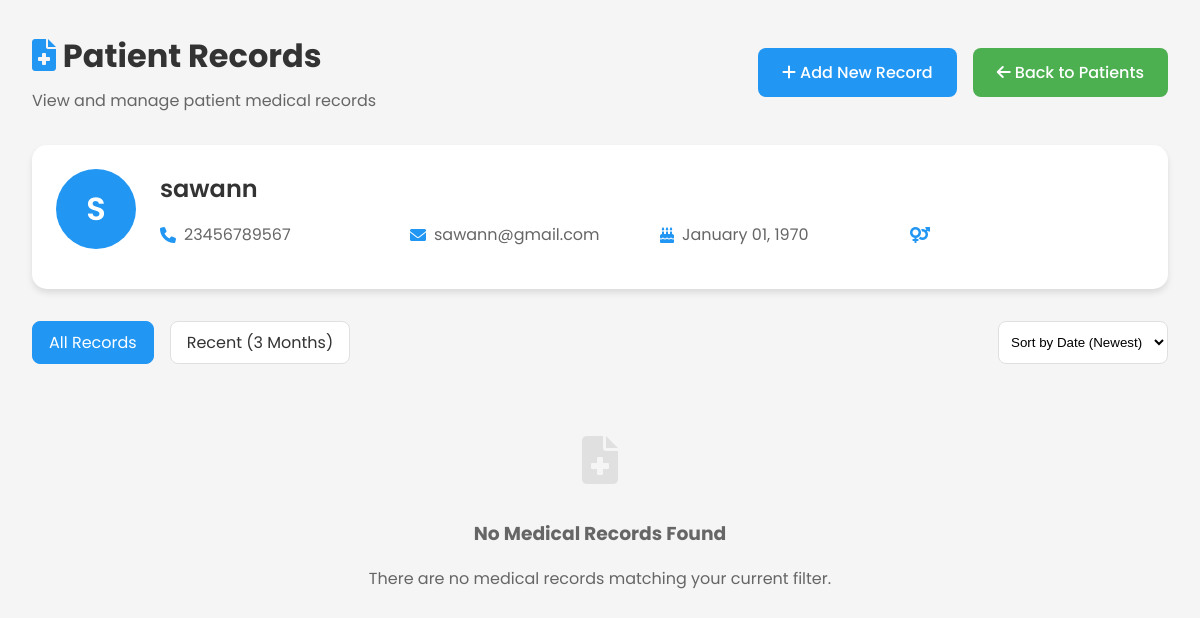
/patient_records.php?id=8 (signed in), run on the app's committed database.
### tables this page shows
CREATE TABLE `patients` (
  `patient_id` int(11) NOT NULL,
  `full_name` varchar(100) NOT NULL,
  `email` varchar(100) NOT NULL,
  `password` varchar(255) NOT NULL,
  `phone` varchar(20) DEFAULT NULL,
  `date_of_birth` date DEFAULT NULL,
  `gender` enum('Male','Female','Other') DEFAULT NULL,
  `address` text DEFAULT NULL,
  `created_at` timestamp NULL DEFAULT current_timestamp(),
  `profile_image` varchar(255) DEFAULT NULL
);

### patient_records.php (the view, shortened to what this page needs)
<?php
require_once 'includes/db_connect.php';
$patient_id = isset($_GET['id']) ? (int)$_GET['id'] : 0;
$patient = null;
$medical_records = [];
$filter = isset($_GET['filter']) ? $_GET['filter'] : 'all';
$sort = isset($_GET['sort']) ? $_GET['sort'] : 'date_desc';
try {
    $stmt = $con->prepare("SELECT * FROM patients WHERE patient_id = ?");
    $stmt->bind_param("i", $patient_id);
    $stmt->execute();
    $patient = $stmt->get_result()->fetch_assoc();
    $query = "SELECT mr.*, d.full_name as doctor_name
              FROM medical_records mr
              JOIN doctors d ON mr.doctor_id = d.doctor_id
              WHERE mr.patient_id = ?";
    switch ($sort) {
        case 'date_desc':
            $query .= " ORDER BY mr.record_date DESC";
            break;
    }
    $stmt = $con->prepare($query);
    $stmt->bind_param("i", $patient_id);
    $stmt->execute();
    $medical_records = $stmt->get_result()->fetch_all(MYSQLI_ASSOC);
} catch (Exception $e) {
    $error = "Error: " . $e->getMessage();
    error_log("Error in patient_records.php: " . $e->getMessage());
}
?>
<!DOCTYPE html>
<html lang="en">
<head>
    <link rel="stylesheet" href="https://cdnjs.cloudflare.com/ajax/libs/font-awesome/6.0.0/css/all.min.css">
</head>
<body>
    <div class="container">
        <div class="header">
            <div>
                <h1 style="margin: 0;">
                    <i class="fas fa-file-medical" style="color: var(--primary-color);"></i>
                    Patient Records
                </h1>
                <p style="margin: 0.5rem 0 0; color: var(--light-text);">
                    View and manage patient medical records
                </p>
            </div>
            <div style="display: flex; gap: 1rem;">
                <a href="add_medical_record.php?patient_id=<?php echo $patient_id; ?>" class="btn btn-primary">
                    <i class="fas fa-plus"></i> Add New Record
                </a>
                <a href="doctor_patients.php" class="btn btn-secondary">
                    <i class="fas fa-arrow-left"></i> Back to Patients
                </a>
            </div>
        </div>
        <div class="patient-info">
            <div class="patient-header">
                <div class="patient-avatar">
                    <?php echo strtoupper(substr($patient['full_name'], 0, 1)); ?>
                </div>
                <div class="patient-details">
                    <h2 class="patient-name"><?php echo htmlspecialchars($patient['full_name']); ?></h2>
                    <div class="patient-meta">
                        <div class="meta-item">
                            <i class="fas fa-phone"></i>
                            <?php echo htmlspecialchars($patient['phone']); ?>
                        </div>
                        <div class="meta-item">
                            <i class="fas fa-envelope"></i>
                            <?php echo htmlspecialchars($patient['email']); ?>
                        </div>
                        <div class="meta-item">
                            <i class="fas fa-birthday-cake"></i>
                            <?php echo date('F d, Y', strtotime($patient['date_of_birth'])); ?>
                        </div>
                        <div class="meta-item">
                            <i class="fas fa-venus-mars"></i>
                        </div>
                    </div>
                </div>
            </div>
        </div>
        <div class="filters">
            <a href="?id=<?php echo $patient_id; ?>&filter=all&sort=<?php echo $sort; ?>"
               class="filter-btn <?php echo $filter === 'all' ? 'active' : ''; ?>">
                All Records
            </a>
            <a href="?id=<?php echo $patient_id; ?>&filter=recent&sort=<?php echo $sort; ?>"
               class="filter-btn <?php echo $filter === 'recent' ? 'active' : ''; ?>">
                Recent (3 Months)
            </a>
            <select class="sort-select" onchange="window.location.href='?id=<?php echo $patient_id; ?>&filter=<?php echo $filter; ?>&sort='+this.value">
                <option value="date_desc" <?php echo $sort === 'date_desc' ? 'selected' : ''; ?>>Sort by Date (Newest)</option>
            </select>
        </div>
        <?php if (empty($medical_records)): ?>
            <div class="empty-state">
                <i class="fas fa-file-medical"></i>
                <h3>No Medical Records Found</h3>
                <p>There are no medical records matching your current filter.</p>
            </div>
        <?php endif; ?>
    </div>
</body>
</html>

### patient_records.php (style rules this page uses)
:root { --primary-color: #2196f3; --secondary-color: #4CAF50; --accent-color: #ff9800; --danger-color: #f44336; --light-bg: #f5f5f5; --dark-text: #333; --light-text: #666; --border-color: #e0e0e0; }
body { font-family: 'Poppins', sans-serif; background-color: var(--light-bg); margin: 0; padding: 0; color: var(--dark-text); }
.container { max-width: 1200px; margin: 0 auto; padding: 2rem; }
.header { display: flex; justify-content: space-between; align-items: center; margin-bottom: 2rem; }
.patient-info { background: white; border-radius: 15px; padding: 1.5rem; box-shadow: 0 4px 6px rgba(0,0,0,0.1); margin-bottom: 2rem; }
.patient-header { display: flex; align-items: center; gap: 1.5rem; margin-bottom: 1rem; }
.patient-avatar { width: 80px; height: 80px; border-radius: 50%; background: var(--primary-color); color: white; display: flex; align-items: center; justify-content: center; font-size: 2rem; font-weight: 600; }
.patient-details { flex: 1; }
.patient-name { margin: 0; font-size: 1.5rem; font-weight: 600; }
.patient-meta { display: grid; grid-template-columns: repeat(auto-fit, minmax(200px, 1fr)); gap: 1rem; margin-top: 1rem; }
.meta-item { display: flex; align-items: center; gap: 0.5rem; color: var(--light-text); }
.meta-item i { color: var(--primary-color); }
.filters { display: flex; gap: 1rem; margin-bottom: 1.5rem; flex-wrap: wrap; }
.filter-btn { padding: 0.5rem 1rem; border: 1px solid var(--border-color); border-radius: 8px; background: white; cursor: pointer; transition: all 0.3s ease; text-decoration: none; color: var(--dark-text); }
.filter-btn.active { background: var(--primary-color); color: white; border-color: var(--primary-color); }
.sort-select { padding: 0.5rem; border: 1px solid var(--border-color); border-radius: 8px; background: white; margin-left: auto; }
.btn { display: inline-block; padding: 0.75rem 1.5rem; border-radius: 8px; text-decoration: none; font-weight: 500; transition: all 0.3s ease; border: none; cursor: pointer; }
.btn-primary { background-color: var(--primary-color); color: white; }
.btn-secondary { background-color: var(--secondary-color); color: white; }
.empty-state { text-align: center; padding: 3rem; color: var(--light-text); }
.empty-state i { font-size: 3rem; color: var(--border-color); margin-bottom: 1rem; }

### data on the page
patients: full_name "S", full_name "sawann", phone "23456789567", email "sawann@gmail.com", date_of_birth "January 01, 1970"
